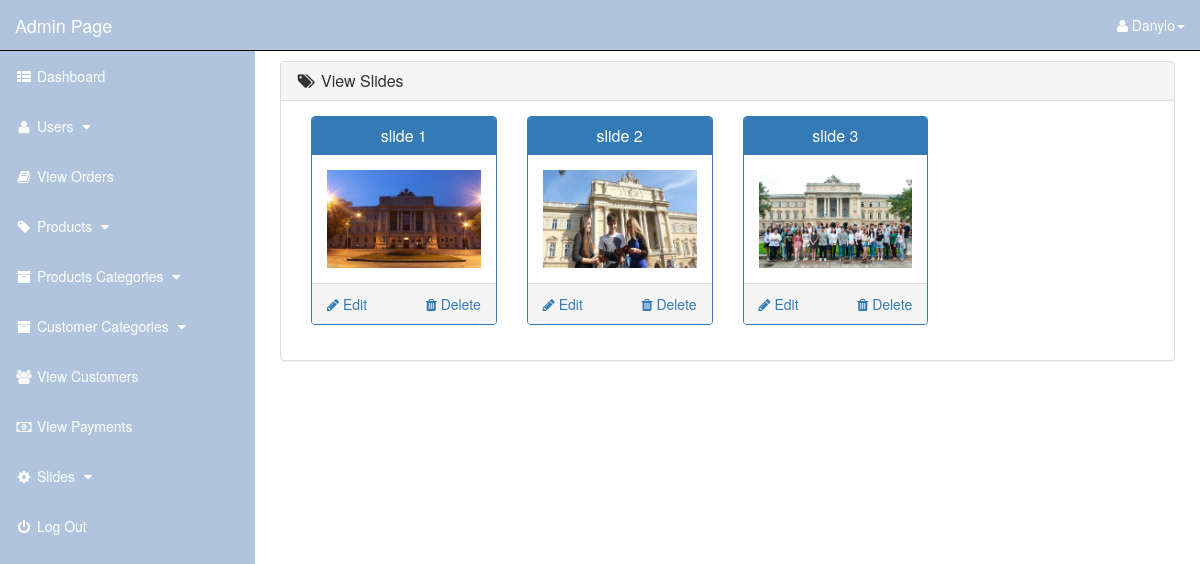
Screenshot of /admin_area/index.php?view_slides (signed in) with the database file from the repository.
### tables this page shows
CREATE TABLE `slider` (
  `slide_id` int(10) NOT NULL,
  `slide_name` varchar(255) NOT NULL,
  `slide_image` text NOT NULL
);

### admin_area/view_slides.php (the view)
<?php
    if(!isset($_SESSION['admin_email'])){
        echo "<script>window.open('login.php','_self')</script>";
    }else{
?>
<div class="row">
    <div class="col-lg-12">
    </div>
</div>
<div class="row">
    <div class="col-lg-12">
        <div class="panel panel-default">
            <div class="panel-heading">
                <h3 class="panel-title">
                    <i class="fa fa-tags fa-fw"></i> View Slides
                </h3>
            </div>
            <div class="panel-body">
                <?php
                    $get_slides = "select * from slider";
                    $run_slides = mysqli_query($con,$get_slides);
                    while($row_slides=mysqli_fetch_array($run_slides)){
                        $slide_id = $row_slides['slide_id'];
                        $slide_name = $row_slides['slide_name'];
                        $slide_image = $row_slides['slide_image'];
                ?>
                <div class="col-lg-3 col-md-3">
                    <div class="panel panel-primary">
                        <div class="panel-heading">
                            <h3 class="panel-title" align="center">
                                <?php echo $slide_name; ?>
                            </h3>
                        </div>
                        <div class="panel-body">
                            <img src="slides_images/<?php echo $slide_image; ?>" alt="<?php echo $slide_name; ?>" class="img-responsive">
                        </div>
                        <div class="panel-footer">
                            <center>
                                <a href="index.php?edit_slide=<?php echo $slide_id; ?>" class="pull-left">
                                 <i class="fa fa-pencil"></i> Edit
                                </a>
                                <a href="index.php?delete_slide=<?php echo $slide_id; ?>" class="pull-right">
                                 <i class="fa fa-trash"></i> Delete
                                </a>
                                <div class="clearfix"></div>
                            </center>
                        </div>
                    </div>
                </div>
                <?php } ?>
            </div>
        </div>
    </div>
</div>
<?php } ?>

### admin_area/includes/sidebar.php (shortened to what this page needs)
<?php
    if(!isset($_SESSION['admin_email'])){
        echo "<script>window.open('../login.php','_self')</script>";
    }else{
?>
<nav class="navbar navbar-inverse navbar-fixed-top">
    <div class="navbar-header">
        <a href="index.php?dashboard" class="navbar-brand">Admin Page</a>
    </div>
    <ul class="nav navbar-right top-nav">
        <li class="dropdown">
            <a href="#" class="dropdown-toggle" data-toggle="dropdown">
                <i class="fa fa-user"></i></i> <?php echo $admin_name;  ?><b class="caret"></b>
            </a>
        </li>
    </ul>
    <div class="collapse navbar-collapse navbar-ex1-collapse">
        <ul class="nav navbar-nav side-nav">
            <li>
                <a href="index.php?dashboard">
                    <i class="fa fa-fw fa-th-list"></i> Dashboard
                </a>
            </li>
            <li>
                <a href="#" data-toggle="collapse" data-target="#users">
                    <i class="fa fa-fw fa-user "></i> Users
                    <i class="fa fa-fw fa-caret-down"></i>
                </a>
            </li>
            <li>
                <a href="index.php?view_orders">
                    <i class="fa fa-fw fa-book"></i> View Orders
                </a>
            </li>
            <li>
                <a href="#" data-toggle="collapse" data-target="#products">
                        <i class="fa fa-fw fa-tag"></i> Products
                        <i class="fa fa-fw fa-caret-down"></i>
                </a>
             </li>
            <li>
                <a href="#" data-toggle="collapse" data-target="#p_cat">
                        <i class="fa fa-fw fa-archive"></i> Products Categories
                        <i class="fa fa-fw fa-caret-down"></i>
                </a>
            </li>
            <li>
                <a href="#" data-toggle="collapse" data-target="#cat">
                        <i class="fa fa-fw fa-archive"></i> Customer Categories
                        <i class="fa fa-fw fa-caret-down"></i>
                </a>
            </li>
            <li>
                <a href="index.php?view_customers">
                    <i class="fa fa-fw fa-users"></i> View Customers
                </a>
            </li>
            <li>
                <a href="index.php?view_payments">
                    <i class="fa fa-fw fa-money"></i> View Payments
                </a>
            </li>
            <li>
                <a href="#" data-toggle="collapse" data-target="#slides">
                        <i class="fa fa-fw fa-gear"></i> Slides
                        <i class="fa fa-fw fa-caret-down"></i>
                </a>
            </li>
            <li>
                <a href="logout.php">
                    <i class="fa fa-fw fa-power-off"></i> Log Out
                </a>
            </li>
        </ul>
    </div>
</nav>
<?php } ?>

### admin_area/css/style.css (style rules this page uses)
.top-nav { 0 15px; }
.navbar { color: #ffffff !important; background-color: #B0C4DE; }
.navbar-header>a { color: #ffffff !important; }
.top-nav>li { float: left; display: inline-block; }
.top-nav>li>a { color: #ffffff !important; line-height: 20px; padding-top: 15px; padding-bottom: 15px; }
@media (min-width: 768px) { .side-nav { position: fixed; top: 51px; bottom: 0; width: 255px; overflow-y: auto; overflow-x: hidden; background-color: #B0C4DE; padding-bottom: 40px; border-radius: 0; } }
@media (min-width: 768px) { .side-nav>li>a { color: #ffffff; width: 255px; } }
.dropdown { margin-right: 15px; }
.side-nav>li>a { color: #ffffff !important; }

### rows the page displays
slider: slide_name "slide 1", slide_image (picture)
slider: slide_name "slide 2", slide_image (picture)
slider: slide_name "slide 3", slide_image (picture)

### other values shown
$admin_name "Danylo"
